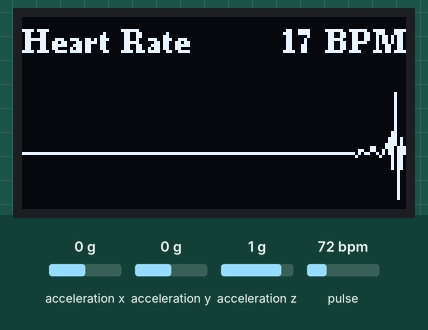
A sketch run on a simulated ESP32. Shown: 128×64 one-colour display. The test bench sets the inputs (shaded band); at power-on: acceleration x 0 g, acceleration z 1 g, pulse 72 bpm, acceleration y 0 g. Random numbers use the default seed unless the sketch sets one.

Above: at 1.23 s.
1.3 s: acceleration x set to -1.4 g
3.0 s: acceleration z set to 0 g
6.0 s: pulse set to 42 bpm
At 6.86 s:
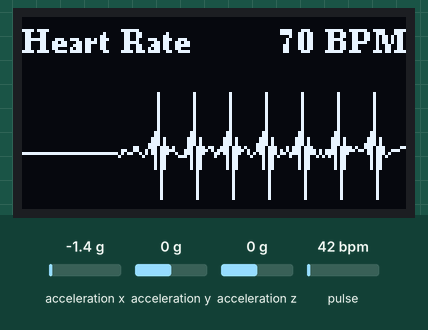
8.3 s: pulse set to 70 bpm
At 8.36 s:
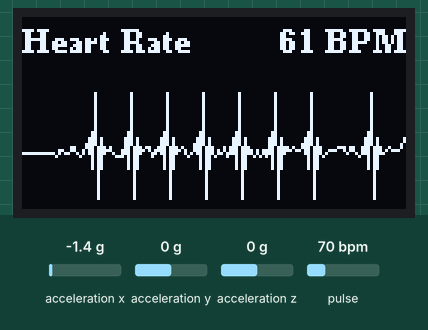

The sketch:

sketch_smart.watch1.ino
```cpp
#include <Wire.h>
#include <U8g2lib.h>
#include "MAX30105.h"
#include "heartRate.h"
#include <OneWire.h>
#include <DallasTemperature.h>
#include <Adafruit_Sensor.h>
#include <Adafruit_ADXL345_U.h>

// --------------------------------------------------------------------------------
// 1. ANIMATION BITMAPS
// --------------------------------------------------------------------------------
const unsigned char runner_A[] U8X8_PROGMEM = {
  0x00, 0x00, 0x00, 0x00, 0x00, 0x00, 0x0C, 0x00, 0x0C, 0x00, 0xFC, 0x01,
  0xFC, 0x00, 0x0C, 0x00, 0x4C, 0x06, 0xCC, 0x19, 0x80, 0x30, 0x00, 0x30,
  0x00, 0x00, 0x00, 0x00, 0x00, 0x00, 0x00, 0x00
};
const unsigned char runner_B[] U8X8_PROGMEM = {
  0x00, 0x00, 0x00, 0x00, 0x00, 0x00, 0x18, 0x00, 0x18, 0x00, 0x3E, 0x00,
  0x18, 0x00, 0x18, 0x00, 0x18, 0x0C, 0x2C, 0x0C, 0x06, 0x0C, 0x06, 0x06,
  0x00, 0x00, 0x00, 0x00, 0x00, 0x00, 0x00, 0x00
};

// --------------------------------------------------------------------------------
// 2. CONFIGURATION
// --------------------------------------------------------------------------------
// Time
int hours = 23;
int minutes = 37;
int seconds = 0;

// Temp Sensor
#define ONE_WIRE_BUS 4
OneWire oneWire(ONE_WIRE_BUS);
DallasTemperature sensors(&oneWire);
float currentTempC = 0.0;
long lastTempTime = 0;

// Accelerometer
Adafruit_ADXL345_Unified accel = Adafruit_ADXL345_Unified(12345);
int stepCount = 0;
float threshold = 15.0;
long lastStepTime = 0;
bool animState = false;

// --------------------------------------------------------------------------------
// 3. HARDWARE SETUP
// --------------------------------------------------------------------------------
U8G2_SH1106_128X64_NONAME_F_HW_I2C u8g2(U8G2_R0, U8X8_PIN_NONE);
MAX30105 particleSensor;

// --------------------------------------------------------------------------------
// 4. VARIABLES
// --------------------------------------------------------------------------------
const byte RATE_SIZE = 4;
byte rates[RATE_SIZE];
byte rateSpot = 0;
long lastBeat = 0;
float beatsPerMinute;
int beatAvg;

long lastDisplayTime = 0;
long lastClockTick = 0;

// --- NEW VARIABLES FOR WAVE ANIMATION ---
int waveBuffer[128]; // Store Y coordinates for the whole screen width
int wavePhase = 0;   // Where are we in the heartbeat spike? (0 = flatline)

// --------------------------------------------------------------------------------
// 5. SETUP
// --------------------------------------------------------------------------------
void setup() {
  Serial.begin(115200);
  Wire.begin(21, 22);

  sensors.begin();
  u8g2.begin();

  // Initialize Wave Buffer to middle of screen (Y=45)
  for(int i=0; i<128; i++) {
    waveBuffer[i] = 45;
  }

  if (!particleSensor.begin(Wire, I2C_SPEED_FAST)) {
    Serial.println("MAX30105 not found.");
  }
  particleSensor.setup();
  particleSensor.setPulseAmplitudeRed(0x0A);
  particleSensor.setPulseAmplitudeGreen(0);

  if(!accel.begin()) {
    Serial.println("No ADXL345 detected");
  } else {
    accel.setRange(ADXL345_RANGE_16_G);
  }
}

// --------------------------------------------------------------------------------
// 6. MAIN LOOP
// --------------------------------------------------------------------------------
void loop() {
  // --- A. CLOCK COUNTING ---
  if (millis() - lastClockTick >= 1000) {
    lastClockTick = millis();
    seconds++;
    if (seconds > 59) { seconds = 0; minutes++; }
    if (minutes > 59) { minutes = 0; hours++; }
    if (hours > 23) { hours = 0; }
  }

  // --- B. STEP COUNTING ---
  sensors_event_t event;
  accel.getEvent(&event);
  float totalAccel = sqrt(pow(event.acceleration.x, 2) +
                          pow(event.acceleration.y, 2) +
                          pow(event.acceleration.z, 2));

  if (totalAccel > threshold && (millis() - lastStepTime > 300)) {
    stepCount++;
    lastStepTime = millis();
    animState = !animState;
  }

  // --- C. SENSOR & SCREEN LOGIC ---
  long irValue = particleSensor.getIR();

  if (irValue < 50000) {
    // ===========================
    // MODE: IDLE (Clock)
    // ===========================
    beatAvg = 0;
    rates[0] = 0;

    // Reset wave to flat when finger removed
    wavePhase = 0;

    if (millis() - lastTempTime > 2000) {
      lastTempTime = millis();
      sensors.requestTemperatures();
      currentTempC = sensors.getTempCByIndex(0);
    }

    if (millis() - lastDisplayTime > 100) {
      drawClockScreen();
      lastDisplayTime = millis();
    }

  } else {
    // ===========================
    // MODE: HEART RATE (Wave)
    // ===========================
    if (checkForBeat(irValue) == true) {
      long delta = millis() - lastBeat;
      lastBeat = millis();
      beatsPerMinute = 60 / (delta / 1000.0);

      if (beatsPerMinute < 255 && beatsPerMinute > 20) {
        rates[rateSpot++] = (byte)beatsPerMinute;
        rateSpot %= RATE_SIZE;
        beatAvg = 0;
        for (byte x = 0 ; x < RATE_SIZE ; x++) beatAvg += rates[x];
        beatAvg /= RATE_SIZE;
      }

      // TRIGGER THE WAVE SPIKE
      if (wavePhase == 0) {
        wavePhase = 1; // Start the animation sequence
      }
    }

    // Refresh fast (40ms) so the wave looks smooth
    if (millis() - lastDisplayTime > 40) {
      drawHeartRateScreen();
      lastDisplayTime = millis();
    }
  }
}

// --------------------------------------------------------------------------------
// HELPER FUNCTIONS
// --------------------------------------------------------------------------------

void drawClockScreen() {
  u8g2.clearBuffer();

  if (animState) u8g2.drawXBMP(5, 0, 16, 16, runner_A);
  else u8g2.drawXBMP(5, 0, 16, 16, runner_B);

  u8g2.setFont(u8g2_font_ncenB08_tr);
  char stepStr[15];
  sprintf(stepStr, "%d Steps", stepCount);
  int stepWidth = u8g2.getStrWidth(stepStr);
  u8g2.drawStr(125 - stepWidth, 12, stepStr);

  u8g2.drawLine(0, 18, 128, 18);

  int displayHour = hours;
  const char* am_pm = "AM";
  if (hours >= 12) {
    am_pm = "PM";
    if (hours > 12) displayHour -= 12;
  }
  if (displayHour == 0) displayHour = 12;

  u8g2.setFont(u8g2_font_helvB18_tf);
  char timeStr[10];
  sprintf(timeStr, "%02d:%02d", displayHour, minutes);
  int timeWidth = u8g2.getStrWidth(timeStr);
  u8g2.drawStr((128 - timeWidth) / 2, 45, timeStr);

  u8g2.setFont(u8g2_font_ncenB08_tr);
  char tempStr[10];
  if (currentTempC == -127.00) sprintf(tempStr, "Err");
  else sprintf(tempStr, "%.1f C", currentTempC);
  u8g2.drawStr(5, 62, tempStr);
  u8g2.drawStr(105, 62, am_pm);

  u8g2.sendBuffer();
}

void drawHeartRateScreen() {
  u8g2.clearBuffer();

  // 1. UPDATE WAVE DATA
  // Shift all data to the left
  for (int i = 0; i < 127; i++) {
    waveBuffer[i] = waveBuffer[i+1];
  }

  // Calculate new pixel at the end (index 127)
  int baseLine = 45; // The vertical middle of the wave area
  int newY = baseLine;

  if (wavePhase > 0) {
    // Create the "Pumping" shape (QRS Complex)
    // We change the height based on the phase
    switch(wavePhase) {
      case 1: newY = baseLine - 5; break;  // Dip
      case 2: newY = baseLine + 5; break;  // Small Rise
      case 3: newY = baseLine - 20; break; // BIG SPIKE UP
      case 4: newY = baseLine + 15; break; // Big Drop Down
      case 5: newY = baseLine - 5; break;  // Recovery
      case 6: newY = baseLine; break;      // Back to normal
    }
    wavePhase++;
    if (wavePhase > 6) wavePhase = 0; // End of pulse
  } else {
    // No pulse: Draw flat line with tiny random noise
    newY = baseLine + random(-2, 2);
  }

  waveBuffer[127] = newY;

  // 2. DRAW WAVE
  // Loop through buffer and draw lines connecting dots
  for (int i = 0; i < 127; i++) {
    u8g2.drawLine(i, waveBuffer[i], i+1, waveBuffer[i+1]);
  }

  // 3. DRAW BPM TEXT (Top)
  u8g2.setFont(u8g2_font_ncenB08_tr);
  u8g2.drawStr(0, 12, "Heart Rate");

  char buffer[10];
  if (beatAvg > 0) sprintf(buffer, "%d BPM", beatAvg);
  else sprintf(buffer, "---");

  // Draw BPM on the top right
  int w = u8g2.getStrWidth(buffer);
  u8g2.drawStr(128 - w, 12, buffer);

  u8g2.sendBuffer();
}
```
